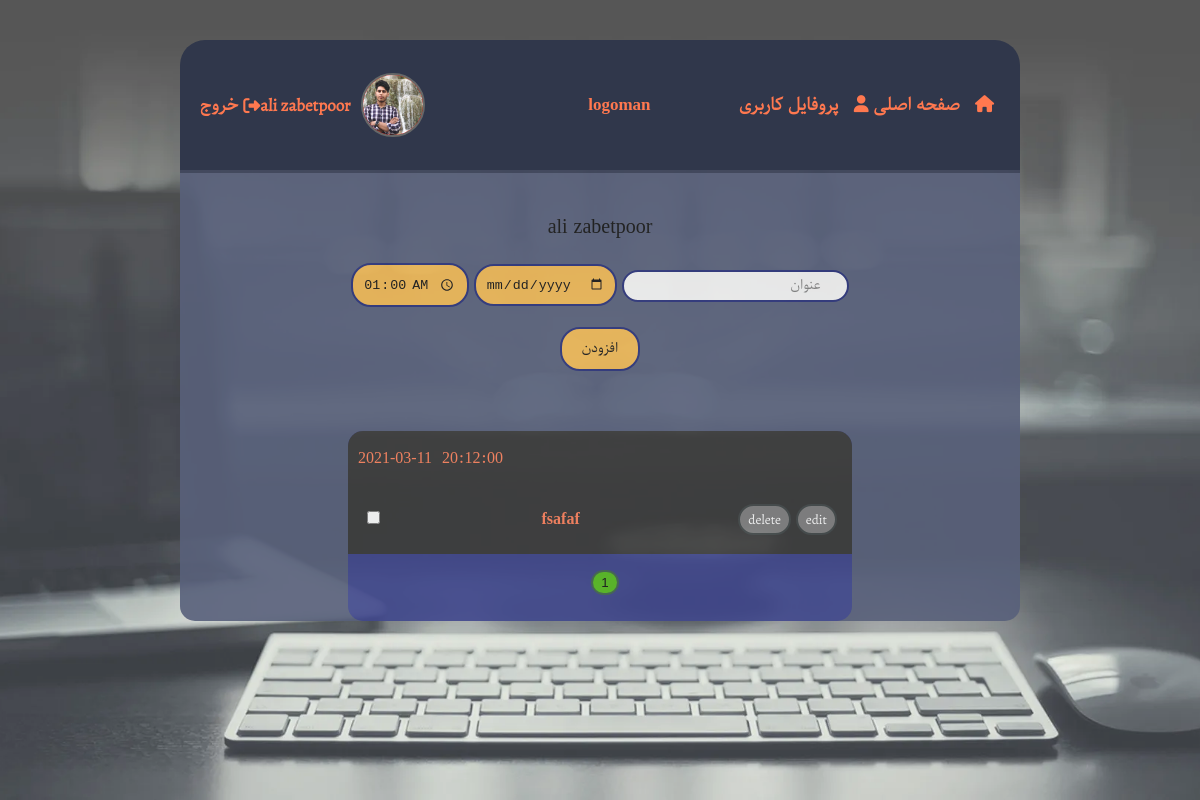
Page / (signed in) on the earlier database version.
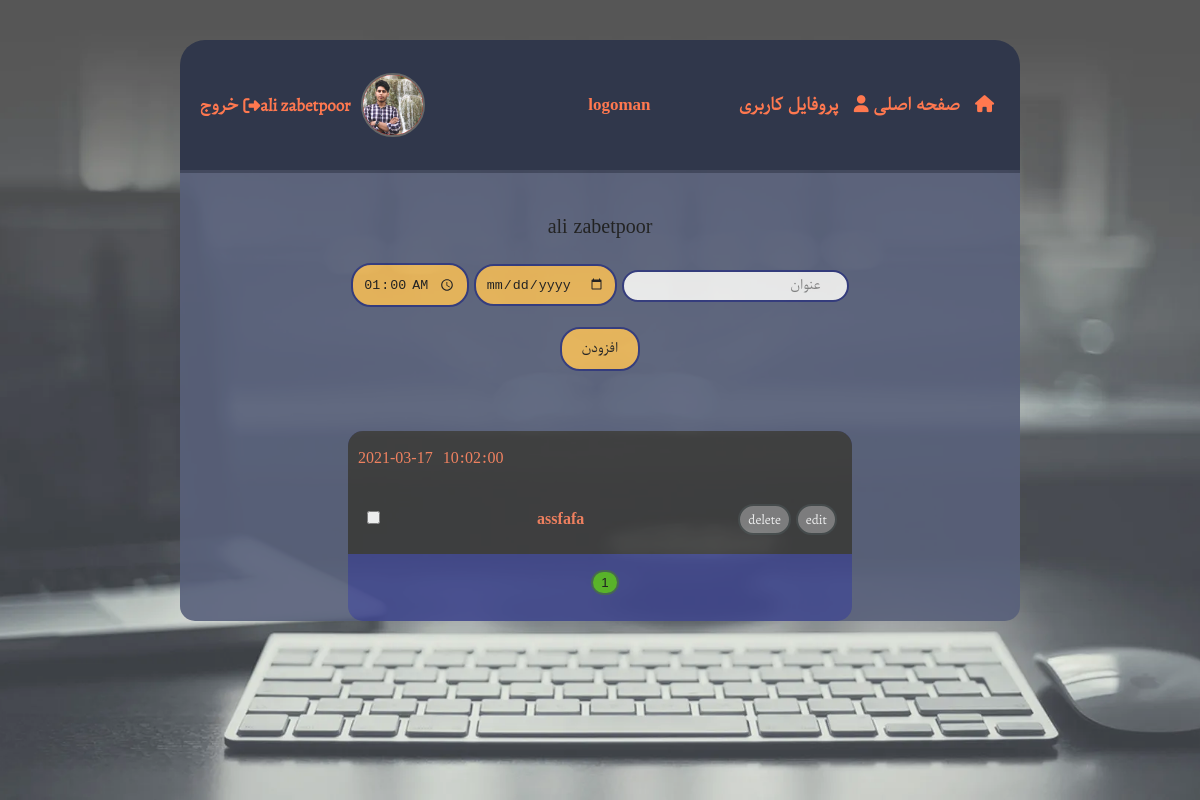
Same page on the later database version.
### main/models.py (models this page shows, shortened)
class Post(db.Model):
    id=db.Column(db.Integer,primary_key=True)
    title=db.Column(db.String(60),nullable=False)
    date=db.Column(db.Date,nullable=False,default=datetime.utcnow)
    time=db.Column(db.Time,nullable=False,default=datetime.now().time())
    user_id=db.Column(db.Integer,db.ForeignKey("user.id"),nullable=False)

### main/routes.py (the view, shortened to what this page needs)
@app.route('/',methods=["POST","GET"])
def index():
    lform=login_form()
    rform=register_form()
    nform=newpost_form()
    if current_user.is_authenticated==True:
        postslen=len(current_user.posts)
        page=request.args.get("page",1,int)
        posts=Post.query.filter_by(author=current_user).order_by(Post.id.desc()).paginate(page=page,per_page=5)
    else:
        postslen=0
        posts=None
    if nform.nsubmit.data and nform.validate_on_submit():
        post=Post(title=nform.title.data,date=nform.date.data,time=nform.time.data,user_id=current_user.id)
        db.session.add(post)
        db.session.commit()
        flash("پست شما افزوده شد",category="success")
        return redirect(url_for("index"))
    return render_template("index.html",lform=lform,rform=rform,nform=nform,title="صفحه اصلی",posts=posts,postslen=postslen)

### main/forms.py
class login_form(FlaskForm):
    lemail=StringField("email",validators=[DataRequired("این فیلد باید پرشود"),Email("ایمیل خود را به درستی وارد کنید.")],render_kw={'placeholder':'email'})
    lpassword=PasswordField("password",validators=[DataRequired("این فیلد باید پرشود")],render_kw={"placeholder":"password"})
    lsubmit=SubmitField("login")

### main/models.py (called while the page is built)
@login_manager.user_loader
def load_user(user_id):
    return User.query.get(int(user_id))

### main/templates/index.html (shortened to what this page needs)
{% extends "layout.html" %}
{% block header %}
    {% if current_user.is_authenticated %}
        <div class="listright">
            <i class="fas fa-home"></i><a href="{{ url_for("index") }}">
            <li>صفحه اصلی</li>
        </a>
            <i class="fas fa-user"></i><a href="{{ url_for("editprofile") }}">
            <li>پروفایل کاربری</li>
        </a>
        </div>
        <div class="logo" id="logo-in-active-page">
            logoman
        </div>
        <div class="listleft">
            <img src="{{ url_for('static',filename="images/"+current_user.profile_image) }}" alt="">
            <p class="font-english">{{current_user.firstname+" "+current_user.lastname}}</p>
             <i class="fas fa-sign-out-alt"></i><a href="{{url_for('logout')}}">خروج</a>
        </div>
    {% endif %}
{% endblock %}
{% block content %}
    {% if current_user.is_authenticated %}
        <div class="showingusername">
            <p>{{ current_user.firstname+" "+current_user.lastname }}</p>
        </div>
        <form method="POST" class="form-todo" action="">
            <div class="form-todo-up">
                {{ nform.title(class_="font-parastoo") }}
                {{nform.date}}
                {{nform.time}}
            </div>
            <div class="form-todo-down">
                {{ nform.nsubmit(class_="font-parastoo") }}
            </div>
        </form>
        {% if postslen != 0 %}
            <div class="show-todo-list-active">
                    <ul class="ul-todo-section">
                        {% for post in posts.items %}
                            <li class="todo-section">
                                <div class="todo-section-upside">
                                    <p class="show-todo-date">{{ post.date }}</p>
                                    <p class="show-todo-time">{{ post.time }}</p>
                                </div>
                                <div class="todo-section-downside">
                                    <div class="edit-delete-todo">
                                        <a href="{{url_for("editpost",postid=post.id)}}"><button class="edit-button-todo font-english">edit</button></a>
                                        <a href="{{url_for("deletepost",postid=post.id)}}"><button class="delete-button-todo font-english">delete</button></a>
                                    </div>
                                    <div class="todo-subject">
                                        <h4 class="font-parastoo">{{ post.title }}</h4>
                                    </div>
                                    <div>
                                        <input type="checkbox" class="checkbox-todo">
                                    </div>
                                </div>
                            </li>
                        {% endfor %}
                    </ul>
                    <div class="switch-page">
                        <ul>
                            {% for page_num in posts.iter_pages(left_edge=1,right_edge=1,left_current=2,right_current=2) %}
                                {% if page_num %}
                                    {% if posts.page==page_num %}
                                        <li><a href="{{ url_for("index",page=page_num) }}"><button id="switch-page-active">{{ page_num }}</button></a></li>
                                    {% else %}
                                        <li><a href="{{ url_for("index",page=page_num) }}"><button>{{ page_num }}</button></a></li>
                                    {% endif %}
                                {% endif %}
                            {% endfor %}
                        </ul>
                    </div>
            </div>
        {% endif %}
    {% endif %}
{% endblock %}

Differences in the rows shown:
removed Post: date "2021-03-11", time "20:12:00", title "fsafaf"
added Post: date "2021-03-17", time "10:02:00", title "assfafa"
